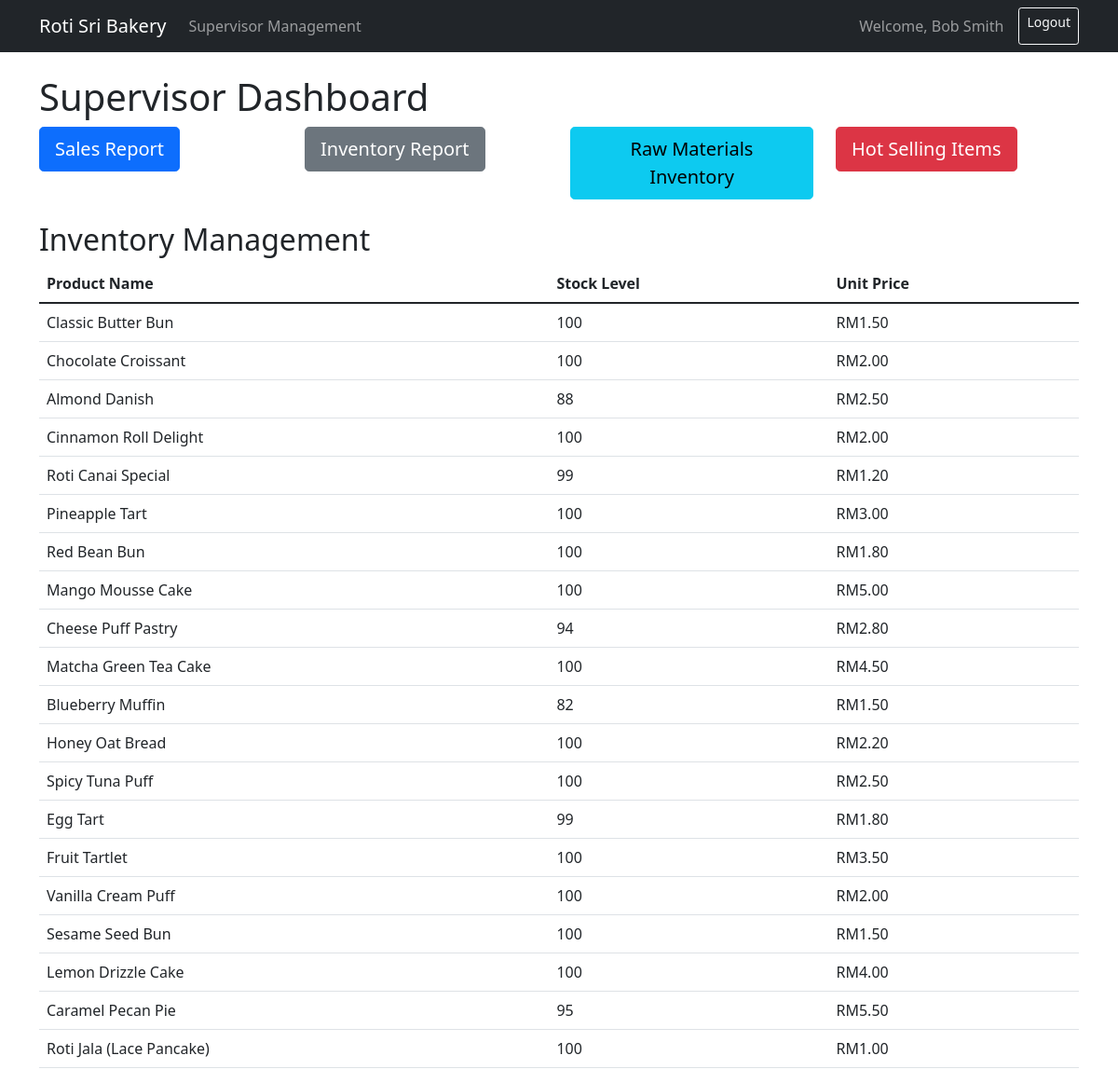
Screenshot of /supervisor_dashboard.php?view=inventory (signed in) with the database file from the repository.
### tables this page shows
CREATE TABLE `inventory` (
  `id` int(11) NOT NULL,
  `product_name` varchar(200) NOT NULL,
  `description` text DEFAULT NULL,
  `category` varchar(50) NOT NULL,
  `unit_price` decimal(10,2) NOT NULL,
  `stock_level` int(11) NOT NULL,
  `reorder_point` int(11) NOT NULL,
  `status` enum('active','inactive') DEFAULT 'active',
  `created_at` timestamp NOT NULL DEFAULT current_timestamp(),
  `updated_at` timestamp NOT NULL DEFAULT current_timestamp() ON UPDATE current_timestamp()
);

### fetch_inventory.php (called while the page is built)
<?php
function fetch_inventory_data($conn) {
    $inventory_query = $conn->query("SELECT id, product_name, stock_level, unit_price FROM inventory WHERE status = 'active'");
    return $inventory_query->fetch_all(MYSQLI_ASSOC);
}
?>

### supervisor_dashboard.php (the view, shortened to what this page needs)
<?php
require_once 'db_connection.php';
require_once 'fetch_sales.php';
require_once 'fetch_inventory.php';
$start_date = isset($_POST['start_date']) ? $_POST['start_date'] : date('Y-m-d', strtotime('-1 month'));
$end_date = isset($_POST['end_date']) ? $_POST['end_date'] : date('Y-m-d');
$sales_type = isset($_POST['sales_type']) ? $_POST['sales_type'] : 'all';
list($daily_sales, $weekly_sales, $monthly_sales) = fetch_sales_data($conn, $start_date, $end_date, $sales_type);
$inventory_data = fetch_inventory_data($conn);
?>
<!DOCTYPE html>
<html>
<head>
    <link href="https://cdn.jsdelivr.net/npm/bootstrap@5.1.3/dist/css/bootstrap.min.css" rel="stylesheet">
</head>
<body>
    <nav class="navbar navbar-expand-lg navbar-dark bg-dark">
        <div class="container">
            <a class="navbar-brand" href="#">Roti Sri Bakery</a>
            <div class="collapse navbar-collapse" id="navbarNav">
                <ul class="navbar-nav me-auto">
                    <li class="nav-item">
                        <a class="nav-link" href="supervisor_management.php">Supervisor Management</a>
                    </li>
                </ul>
                <div class="d-flex">
                    <span class="navbar-text me-3">
                        Welcome, <?php echo htmlspecialchars($_SESSION['user']['fullname']); ?>
                    </span>
                    <a href="logout.php" class="btn btn-outline-light btn-sm">Logout</a>
                </div>
            </div>
        </div>
    </nav>
    <div class="container mt-4">
        <h1>Supervisor Dashboard</h1>
        <div class="mb-4">
            <div class="row">
                <div class="col-md-3">
                    <a href="?view=sales" class="btn btn-primary btn-lg btn-block">Sales Report</a>
                </div>
                <div class="col-md-3">
                    <a href="?view=inventory" class="btn btn-secondary btn-lg btn-block">Inventory Report</a>
                </div>
                <div class="col-md-3">
                    <a href="?view=small_inventory" class="btn btn-info btn-lg btn-block">Raw Materials Inventory</a>
                </div>
                <div class="col-md-3">
                    <a href="?view=hot_items" class="btn btn-danger btn-lg btn-block">Hot Selling Items</a>
                </div>
            </div>
        </div>
        <?php
        $view = isset($_GET['view']) ? $_GET['view'] : 'sales';
        if ($view === 'sales') {
        ?>
            <h2>Sales Reports</h2>
            <form method="POST" class="mb-4">
                <div class="row">
                    <div class="col-md-4">
                        <label for="start_date" class="form-label">Start Date</label>
                        <input type="date" class="form-control" name="start_date" value="<?php echo htmlspecialchars($start_date); ?>" required>
                    </div>
                    <div class="col-md-4">
                        <label for="end_date" class="form-label">End Date</label>
                        <input type="date" class="form-control" name="end_date" value="<?php echo htmlspecialchars($end_date); ?>" required>
                    </div>
                    <div class="col-md-4">
                        <label for="sales_type" class="form-label">Sales Type</label>
                        <select class="form-select" name="sales_type">
                            <option value="all" <?php echo $sales_type === 'all' ? 'selected' : ''; ?>>All</option>
                            <option value="online" <?php echo $sales_type === 'online' ? 'selected' : ''; ?>>Online</option>
                            <option value="in-store" <?php echo $sales_type === 'in-store' ? 'selected' : ''; ?>>In-Store</option>
                        </select>
                    </div>
                </div>
                <button type="submit" class="btn btn-primary mt-3">Filter</button>
            </form>
            <?php if (empty($daily_sales) && empty($weekly_sales) && empty($monthly_sales)): ?>
                <div class="alert alert-warning" role="alert">
                    No sales data found for the selected date range.
                </div>
            <?php else: ?>
                <h3>Daily Sales</h3>
                <table class="table">
                    <thead>
                        <tr>
                            <th>Date</th>
                            <th>Total Revenue</th>
                        </tr>
                    </thead>
                    <tbody>
                        <?php foreach ($daily_sales as $sale): ?>
                            <tr>
                                <td><?php echo htmlspecialchars($sale['sale_date']); ?></td>
                                <td>RM<?php echo number_format($sale['total_revenue'], 2); ?></td>
                            </tr>
                        <?php endforeach; ?>
                    </tbody>
                </table>
                <h3>Weekly Sales</h3>
                <table class="table">
                    <thead>
                        <tr>
                            <th>Week</th>
                            <th>Total Revenue</th>
                        </tr>
                    </thead>
                    <tbody>
                        <?php foreach ($weekly_sales as $sale): ?>
                            <tr>
                                <td><?php echo htmlspecialchars($sale['sale_week']); ?></td>
                                <td>RM<?php echo number_format($sale['total_revenue'], 2); ?></td>
                            </tr>
                        <?php endforeach; ?>
                    </tbody>
                </table>
                <h3>Monthly Sales</h3>
                <table class="table">
                    <thead>
                        <tr>
                            <th>Month</th>
                            <th>Total Revenue</th>
                        </tr>
                    </thead>
                    <tbody>
                        <?php foreach ($monthly_sales as $sale): ?>
                            <tr>
                                <td><?php echo htmlspecialchars($sale['sale_month']); ?></td>
                                <td>RM<?php echo number_format($sale['total_revenue'], 2); ?></td>
                            </tr>
                        <?php endforeach; ?>
                    </tbody>
                </table>
            <?php endif; ?>
        <?php
        } elseif ($view === 'inventory') {
        ?>
            <h2>Inventory Management</h2>
            <table class="table">
                <thead>
                    <tr>
                        <th>Product Name</th>
                        <th>Stock Level</th>
                        <th>Unit Price</th>
                    </tr>
                </thead>
                <tbody>
                    <?php foreach ($inventory_data as $item): ?>
                        <tr>
                            <td><?php echo htmlspecialchars($item['product_name']); ?></td>
                            <td><?php echo htmlspecialchars($item['stock_level']); ?></td>
                            <td>RM<?php echo number_format($item['unit_price'], 2); ?></td>
                        </tr>
                    <?php endforeach; ?>
                </tbody>
            </table>
        <?php
        }
        ?>
    </div>
</body>
</html>

### rows the page displays
inventory: product_name "Classic Butter Bun", stock_level "100", unit_price "1.50"
inventory: product_name "Chocolate Croissant", stock_level "100", unit_price "2.00"
inventory: product_name "Almond Danish", stock_level "88", unit_price "2.50"
inventory: product_name "Cinnamon Roll Delight", stock_level "100", unit_price "2.00"
inventory: product_name "Roti Canai Special", stock_level "99", unit_price "1.20"
inventory: product_name "Pineapple Tart", stock_level "100", unit_price "3.00"
inventory: product_name "Red Bean Bun", stock_level "100", unit_price "1.80"
inventory: product_name "Mango Mousse Cake", stock_level "100", unit_price "5.00"
inventory: product_name "Cheese Puff Pastry", stock_level "94", unit_price "2.80"
inventory: product_name "Matcha Green Tea Cake", stock_level "100", unit_price "4.50"
inventory: product_name "Blueberry Muffin", stock_level "82", unit_price "1.50"
inventory: product_name "Honey Oat Bread", stock_level "100", unit_price "2.20"
inventory: product_name "Spicy Tuna Puff", stock_level "100", unit_price "2.50"
inventory: product_name "Egg Tart", stock_level "99", unit_price "1.80"
inventory: product_name "Fruit Tartlet", stock_level "100", unit_price "3.50"
inventory: product_name "Vanilla Cream Puff", stock_level "100", unit_price "2.00"
inventory: product_name "Sesame Seed Bun", stock_level "100", unit_price "1.50"
inventory: product_name "Lemon Drizzle Cake", stock_level "100", unit_price "4.00"
inventory: product_name "Caramel Pecan Pie", stock_level "95", unit_price "5.50"
inventory: product_name "Roti Jala (Lace Pancake)", stock_level "100", unit_price "1.00"

### other values shown
$_SESSION['user']['fullname'] "Bob Smith"
